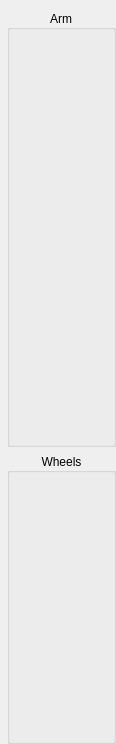
<?xml version="1.0" encoding="UTF-8"?>
<ui version="4.0">
 <class>CurrentDisplay</class>
 <widget class="QWidget" name="CurrentDisplay">
  <property name="geometry">
   <rect>
    <x>0</x>
    <y>0</y>
    <width>116</width>
    <height>744</height>
   </rect>
  </property>
  <property name="sizePolicy">
   <sizepolicy hsizetype="Maximum" vsizetype="Preferred">
    <horstretch>0</horstretch>
    <verstretch>0</verstretch>
   </sizepolicy>
  </property>
  <property name="windowTitle">
   <string>CurrentDisplay</string>
  </property>
  <layout class="QVBoxLayout" name="verticalLayout" stretch="3,2">
   <property name="leftMargin">
    <number>7</number>
   </property>
   <property name="topMargin">
    <number>10</number>
   </property>
   <property name="rightMargin">
    <number>0</number>
   </property>
   <property name="bottomMargin">
    <number>0</number>
   </property>
   <item>
    <widget class="QGroupBox" name="groupBox">
     <property name="sizePolicy">
      <sizepolicy hsizetype="Preferred" vsizetype="Preferred">
       <horstretch>0</horstretch>
       <verstretch>0</verstretch>
      </sizepolicy>
     </property>
     <property name="title">
      <string>Arm</string>
     </property>
     <property name="alignment">
      <set>Qt::AlignCenter</set>
     </property>
     <layout class="QGridLayout" name="gridLayout_2">
      <item row="2" column="0">
       <widget class="CurrentWidget" name="sh" native="true"/>
      </item>
      <item row="0" column="0">
       <widget class="CurrentWidget" name="gr" native="true"/>
      </item>
      <item row="2" column="1">
       <widget class="CurrentWidget" name="el" native="true"/>
      </item>
      <item row="0" column="1">
       <widget class="CurrentWidget" name="rl" native="true"/>
      </item>
      <item row="1" column="0">
       <widget class="CurrentWidget" name="dl" native="true"/>
      </item>
      <item row="1" column="1">
       <widget class="CurrentWidget" name="dr" native="true"/>
      </item>
     </layout>
    </widget>
   </item>
   <item>
    <widget class="QGroupBox" name="groupBox_2">
     <property name="sizePolicy">
      <sizepolicy hsizetype="Preferred" vsizetype="Preferred">
       <horstretch>0</horstretch>
       <verstretch>0</verstretch>
      </sizepolicy>
     </property>
     <property name="title">
      <string>Wheels</string>
     </property>
     <property name="alignment">
      <set>Qt::AlignCenter</set>
     </property>
     <layout class="QGridLayout" name="gridLayout">
      <item row="1" column="0">
       <widget class="CurrentWidget" name="lb" native="true"/>
      </item>
      <item row="1" column="1">
       <widget class="CurrentWidget" name="rb" native="true"/>
      </item>
      <item row="0" column="0">
       <widget class="CurrentWidget" name="lf" native="true"/>
      </item>
      <item row="0" column="1">
       <widget class="CurrentWidget" name="rf" native="true"/>
      </item>
     </layout>
    </widget>
   </item>
  </layout>
 </widget>
 <customwidgets>
  <customwidget>
   <class>CurrentWidget</class>
   <extends>QWidget</extends>
   <header>urc_gui_common.widgets.current_widget</header>
   <container>1</container>
  </customwidget>
 </customwidgets>
 <resources/>
 <connections/>
</ui>
